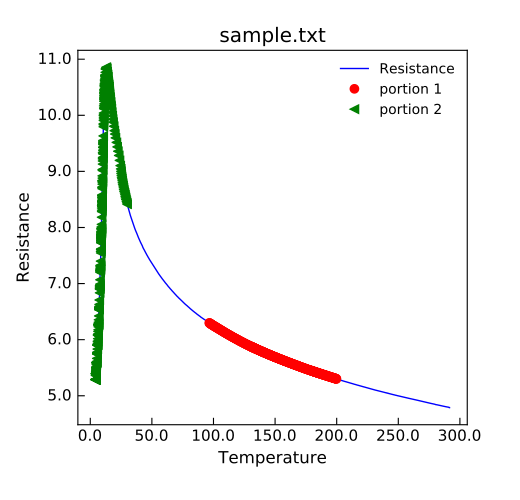

This chart was generated by the following Python code:
"""Example using select method to pick out data."""
from Stoner import Data

d = Data("sample.txt", setas="xy")
d.plot(fmt="b-")
d.select(Temp__gt=75).select(Res__between=(5.3, 6.3)).plot(fmt="ro", label="portion 1")
d.select(Temp__lt=30).plot(fmt="g<", label="portion 2")
